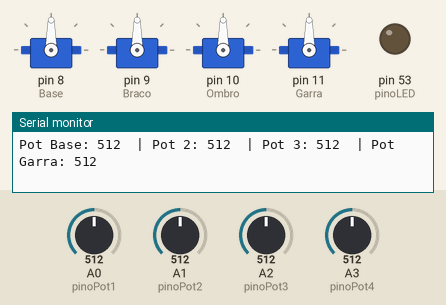
Simulated run of this sketch. Board: Arduino Mega 2560, built with avr-gcc and run on an emulated ATmega2560. Shown: 4 × servo, output pins drawn as LEDs (lit = HIGH), the last lines printed to the serial monitor. The test bench sets the inputs (shaded band); at power-on: A0 (pinoPot1) = 512, A1 (pinoPot2) = 512, A2 (pinoPot3) = 512, A3 (pinoPot4) = 512.

Above: at 1.3 s.
1.4 s: A0 (pinoPot1) set to 106
At 2.5 s:
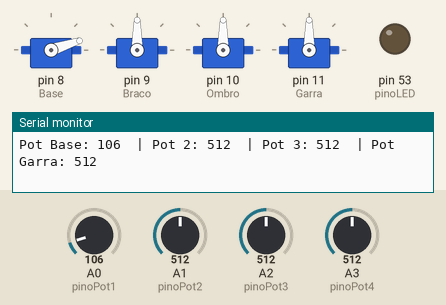
3.0 s: A0 (pinoPot1) set to 90
At 3.7 s:
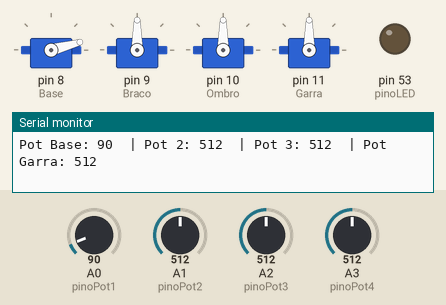
6.0 s: A1 (pinoPot2) set to 106
At 6.8 s:
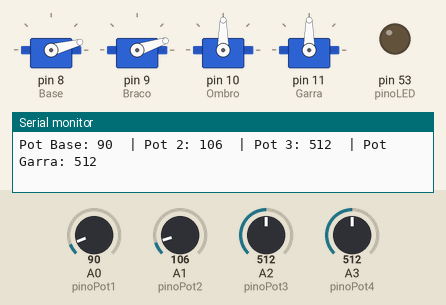
7.5 s: A1 (pinoPot2) set to 90
At 8.5 s:
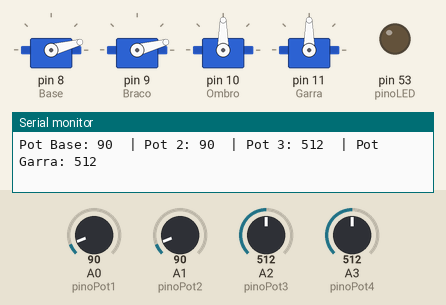
10.5 s: A2 (pinoPot3) set to 110
At 11.8 s:
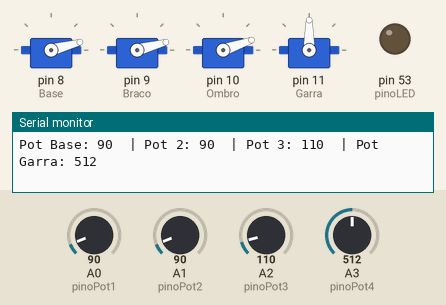
12.1 s: A2 (pinoPot3) set to 91
At 13.2 s:
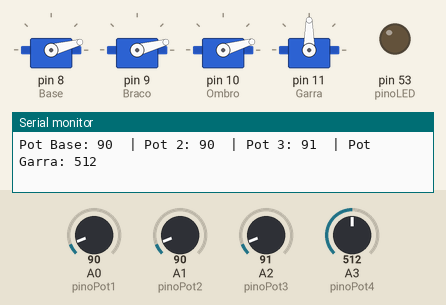
Timing chart, 0 to 15.1 s (numbered marks = the images above; inputs shaded):
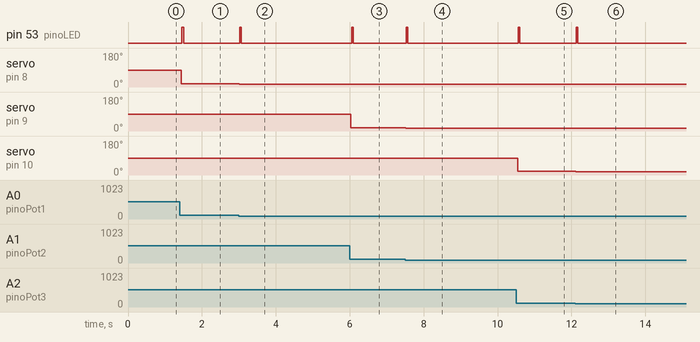

Measured:
- after the input at 1.4 s, pin 53 (pinoLED): LOW → HIGH after 0.06 s, → LOW 0.05 s later; servo on pin 8 (Base): 90° → 18° at once
- after the input at 3.0 s, pin 53 (pinoLED): LOW → HIGH at once, → LOW 0.04 s later; servo on pin 8 (Base): 18° → 15° at once
- after the input at 6.0 s, pin 53 (pinoLED): LOW → HIGH after 0.05 s, → LOW 0.04 s later; servo on pin 9 (Braco): 90° → 18° at once
- after the input at 7.5 s, pin 53 (pinoLED): LOW → HIGH at once, → LOW 0.04 s later; servo on pin 9 (Braco): 18° → 15° at once
- after the input at 10.5 s, pin 53 (pinoLED): LOW → HIGH after 0.06 s, → LOW 0.04 s later; servo on pin 10 (Ombro): 90° → 19° at once
- after the input at 12.1 s, pin 53 (pinoLED): LOW → HIGH at once, → LOW 0.04 s later; servo on pin 10 (Ombro): 19° → 16° at once

The sketch:

braco_robotico_botoes.ino
```cpp
#include <Servo.h>

// Instanciando os Servos
Servo Base;
Servo Braco;
Servo Ombro;
Servo Garra;

// Pinos dos Potenciômetros
const int pinoPot1 = A0;
const int pinoPot2 = A1;
const int pinoPot3 = A2;
const int pinoPot4 = A3;

// Variáveis para armazenar as leituras ATUAIS e ANTERIORES (declaradas corretamente)
int valorPot1Atu = 0, valorPot1Ati = 0;
int valorPot2Atu = 0, valorPot2Ati = 0;
int valorPot3Atu = 0, valorPot3Ati = 0;
int valorPot4Atu = 0, valorPot4Ati = 0;

const int tolerancia = 3;

int anguloServoBase;
int anguloServoBraco;
int anguloServoOmbro;
int anguloServoGarra;

const int pinoLED = 53;

void setup() {
  Serial.begin(9600);


  // Conectando os servos aos pinos
  Base.attach(8);
  Braco.attach(9);
  Ombro.attach(10);
  Garra.attach(11);

  Base.write(90);
  delay(150);
  Braco.write(90);
  Ombro.write(90);
  Garra.write(90);

  pinMode(pinoLED, OUTPUT);

  // Leitura inicial para evitar movimentos bruscos ao ligar
  valorPot1Ati = analogRead(pinoPot1);
  valorPot2Ati = analogRead(pinoPot2);
  valorPot3Ati = analogRead(pinoPot3);
  valorPot4Ati = analogRead(pinoPot4);
}

void loop() {
  // Variável para controlar se o LED deve acender neste ciclo
  bool algumMovimento = false;

  // Lê o valor atual de cada potenciômetro
  valorPot1Atu = analogRead(pinoPot1);
  valorPot2Atu = analogRead(pinoPot2);
  valorPot3Atu = analogRead(pinoPot3);
  valorPot4Atu = analogRead(pinoPot4);

  // Calcula a diferença absoluta
  int diferenca1 = abs(valorPot1Atu - valorPot1Ati);
  int diferenca2 = abs(valorPot2Atu - valorPot2Ati);
  int diferenca3 = abs(valorPot3Atu - valorPot3Ati);
  int diferenca4 = abs(valorPot4Atu - valorPot4Ati);

  // --- SERVO 1: BASE ---
  if (diferenca1 > tolerancia) {
    algumMovimento = true;
    valorPot1Ati = valorPot1Atu;
    anguloServoBase = map(valorPot1Atu, 0, 1023, 0, 180); // Corrigido para valorPot1Atu
    Base.write(anguloServoBase);
    delay(15); // Um pequeno delay ajuda na estabilidade do servo
  }

  // --- SERVO 2: BRAÇO ---
  if (diferenca2 > tolerancia) {
    algumMovimento = true;
    valorPot2Ati = valorPot2Atu;
    anguloServoBraco = map(valorPot2Atu, 0, 1023, 0, 180); // Corrigido para valorPot2Atu e anguloServoBraco
    Braco.write(anguloServoBraco);
    delay(15);
  }

  // --- SERVO 3: OMBRO ---
  if (diferenca3 > tolerancia) {
    algumMovimento = true;
    valorPot3Ati = valorPot3Atu;
    anguloServoOmbro = map(valorPot3Atu, 0, 1023, 0, 180); // Corrigido para valorPot3Atu
    Ombro.write(anguloServoOmbro);
    delay(15);
  }

  // --- SERVO 4: GARRA ---
  if (diferenca4 > tolerancia) {
    algumMovimento = true;
    valorPot4Ati = valorPot4Atu;
    anguloServoGarra = map(valorPot4Atu, 0, 1023, 0, 180); // Corrigido para valorPot4Atu
    Garra.write(anguloServoGarra);
    delay(15);
  }

  // Controla o LED com base no movimento geral
  if (algumMovimento) {
    digitalWrite(pinoLED, HIGH);
  } else {
    digitalWrite(pinoLED, LOW);
  }

  Serial.print("Pot Base: ");
  Serial.print(valorPot1Atu);
  Serial.print("\t| Pot 2: "); // O "\t" serve para dar um espaço (Tab)
  Serial.print(valorPot2Atu);
  Serial.print("\t| Pot 3: ");
  Serial.print(valorPot3Atu);
  Serial.print("\t| Pot Garra: ");
  Serial.println(valorPot4Atu);

  // Delay reduzido para o braço responder mais rápido aos comandos
  delay(30);
}
```
